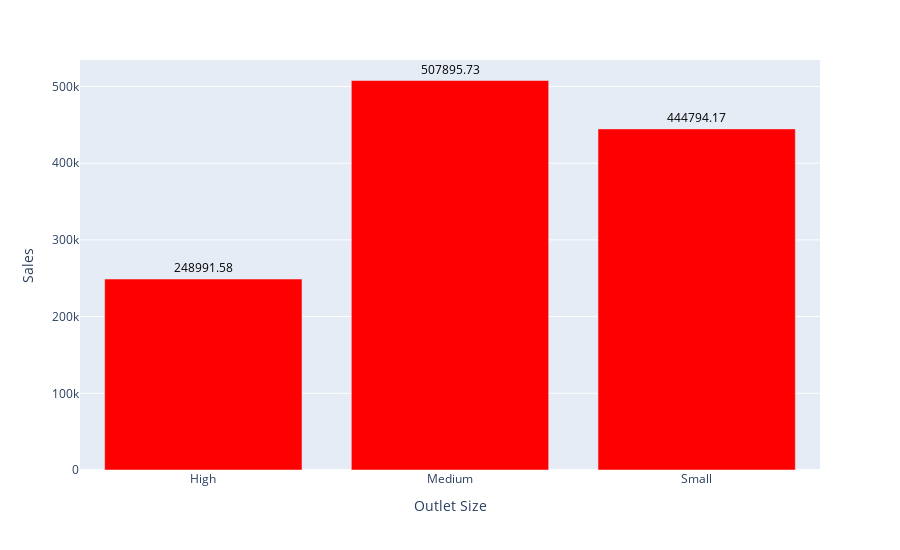

The notebook cell saved with this chart:
### Code cell
fig3=px.bar(salesy_by_size,x='Outlet Size',y='Sales',text="Sales",height=550)
fig3.update_traces(marker_color="red",textposition="outside",textfont=dict(color="Black",size=12),texttemplate="%{text:.2f}")

### Figure 1 — Plotly figure (JSON) as saved in the notebook; plotly's stock layout.template omitted (floating-point values rounded to 4 significant figures)
{"data": [{"hovertemplate": "Outlet Size=%{x}<br>Sales=%{text}<extra></extra>", "legendgroup": "", "marker": {"color": "red", "pattern": {"shape": ""}}, "name": "", "orientation": "v", "showlegend": false, "text": [249000.0, 507900.0, 444800.0], "textfont": {"color": "Black", "size": 12}, "textposition": "outside", "texttemplate": "%{text:.2f}", "type": "bar", "x": ["High", "Medium", "Small"], "xaxis": "x", "y": [249000.0, 507900.0, 444800.0], "yaxis": "y"}], "layout": {"barmode": "relative", "height": 550, "legend": {"tracegroupgap": 0}, "margin": {"t": 60}, "xaxis": {"anchor": "y", "domain": [0, 1], "title": {"text": "Outlet Size"}}, "yaxis": {"anchor": "x", "domain": [0, 1], "title": {"text": "Sales"}}}}
